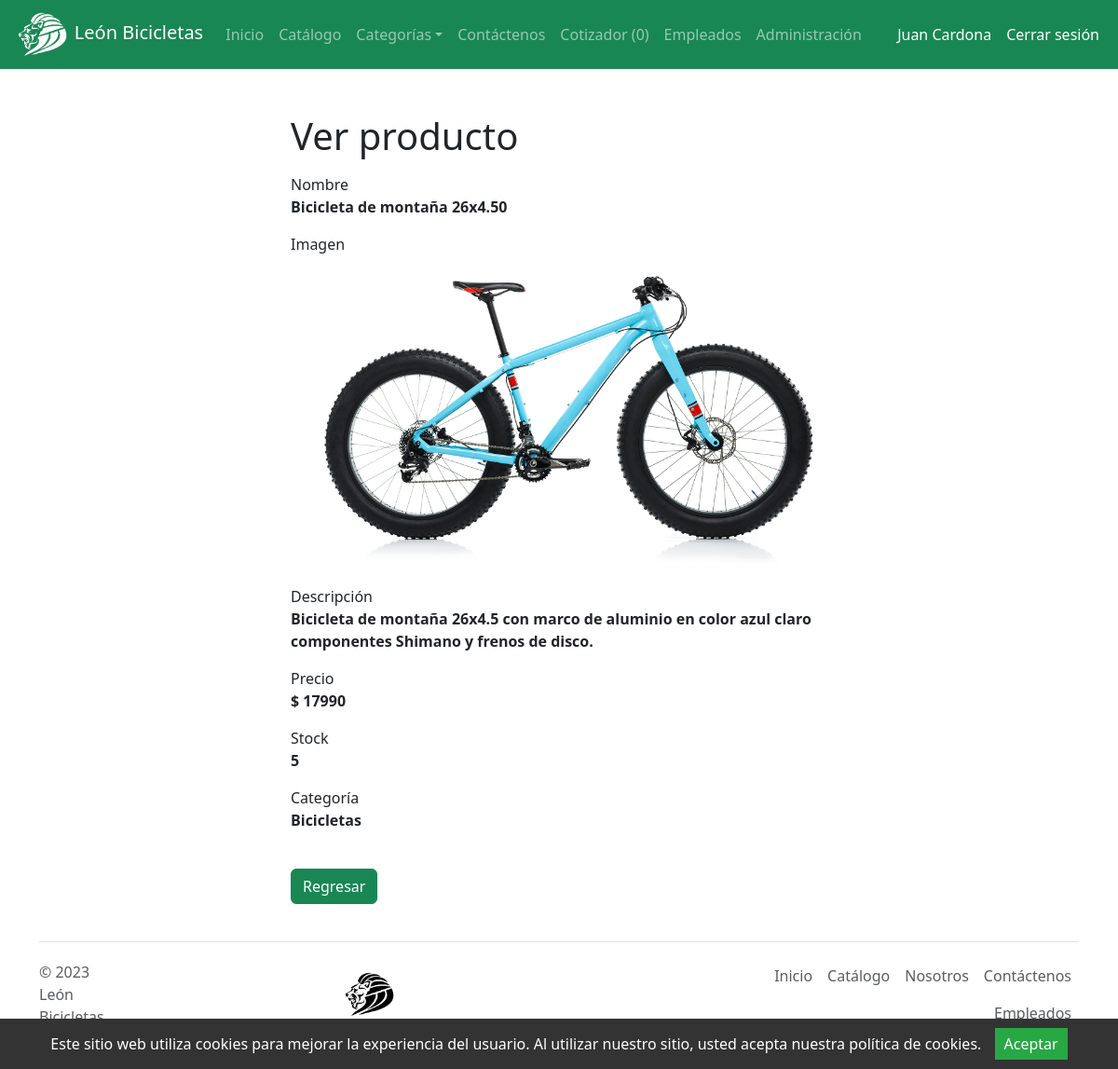
/es/back/PRODUCTOS/read.php?id=1 (signed in), run on the app's committed database.
### tables this page shows
create table productos (
idProd int primary key auto_increment,
nomProd varchar(45),
imgProd varchar(45),
descripcionProd varchar(200),
precio int(10),
stock int(10),
idCat int(10)
);

create table categoria (
idCat int primary key auto_increment,
nomCat varchar(45),
descripcionCat varchar(100)
);

### es/back/PRODUCTOS/read.php (the view, shortened to what this page needs)
<?php
if (isset($_GET["id"]) && !empty(trim($_GET["id"]))) {
    require_once "../../conexion/config.php";
    $sql = "SELECT * FROM productos p JOIN categoria c ON p.idCat = c.idCat WHERE idProd = ?";
    if ($stmt = $conn->prepare($sql)) {
        $stmt->bind_param("i", $param_id);
        if ($stmt->execute()) {
            $result = $stmt->get_result();
            if ($result->num_rows == 1) {
                $row = $result->fetch_array(MYSQLI_ASSOC);
            } else {
                header("location: error.php");
                exit();
            }
        } else {
            echo "Ups! Algo salió mal. Intenta más tarde.";
        }
    }
} else {
    header("location: error.php");
    exit();
}
?>
<div class="wrapper">
    <div class="container-fluid">
        <div class="row">
            <div class="col-md-12">
                <h1 class="mt-5 mb-3">Ver producto</h1>
                <div class="form-group">
                    <label>Nombre</label>
                    <p><b>
                            <?php echo $row["nomProd"]; ?>
                        </b></p>
                </div>
                <div class="form-group">
                    <label>Imagen</label>
                    <?php
                    echo '<p><img style="max-width: 600px;" src="../../images/' . $row['imgProd'] . '"/></p>';
                    ?>
                </div>
                <div class="form-group">
                    <label>Descripción</label>
                    <p><b>
                            <?php echo $row["descripcionProd"]; ?>
                        </b></p>
                </div>
                <div class="form-group">
                    <label>Precio</label>
                    <p><b>
                            <?php echo '$ ' . $row["precio"]; ?>
                        </b></p>
                </div>
                <div class="form-group">
                    <label>Stock</label>
                    <p><b>
                            <?php echo $row["stock"]; ?>
                        </b></p>
                </div>
                <div class="form-group">
                    <label>Categoría</label>
                    <p><b>
                            <?php echo $row["nomCat"]; ?>
                        </b></p>
                </div>
                <br>
                <p><a href="./index.php" class="btn btn-success">Regresar<a></p>
            </div>
        </div>
    </div>
</div>
<?php
include '../../TEMPLATE/footer.php';
?>

### data on the page
productos: nomProd "Bicicleta de montaña 26x4.50", imgProd (picture), descripcionProd "Bicicleta de montaña 26x4.5 con marco de aluminio en color azul claro componentes Shimano y frenos de disco.", precio "17990", stock "5", idCat.nomCat "Bicicletas"

### other printed values
$_SESSION["nombre"] "Juan"
$_SESSION["apellido"] "Cardona"
